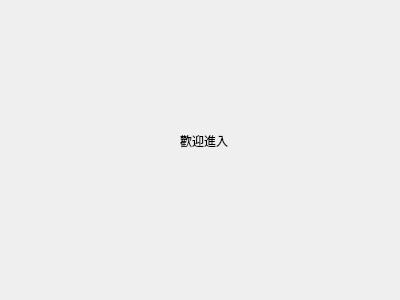
<?xml version="1.0" encoding="UTF-8"?>
<ui version="4.0">
 <class>Form</class>
 <widget class="QWidget" name="Form">
  <property name="geometry">
   <rect>
    <x>0</x>
    <y>0</y>
    <width>400</width>
    <height>300</height>
   </rect>
  </property>
  <property name="windowTitle">
   <string>Form</string>
  </property>
  <widget class="QLabel" name="label">
   <property name="geometry">
    <rect>
     <x>180</x>
     <y>100</y>
     <width>121</width>
     <height>81</height>
    </rect>
   </property>
   <property name="text">
    <string>歡迎進入</string>
   </property>
  </widget>
 </widget>
 <resources/>
 <connections/>
</ui>
